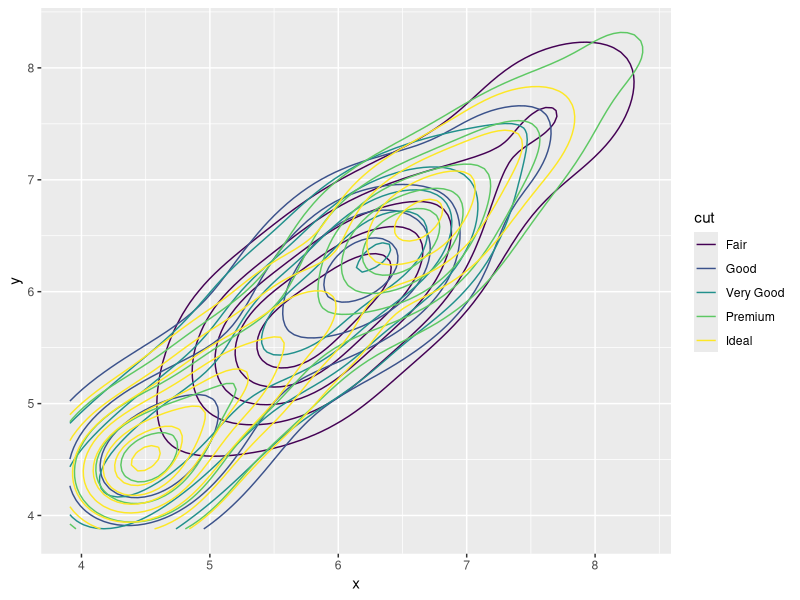
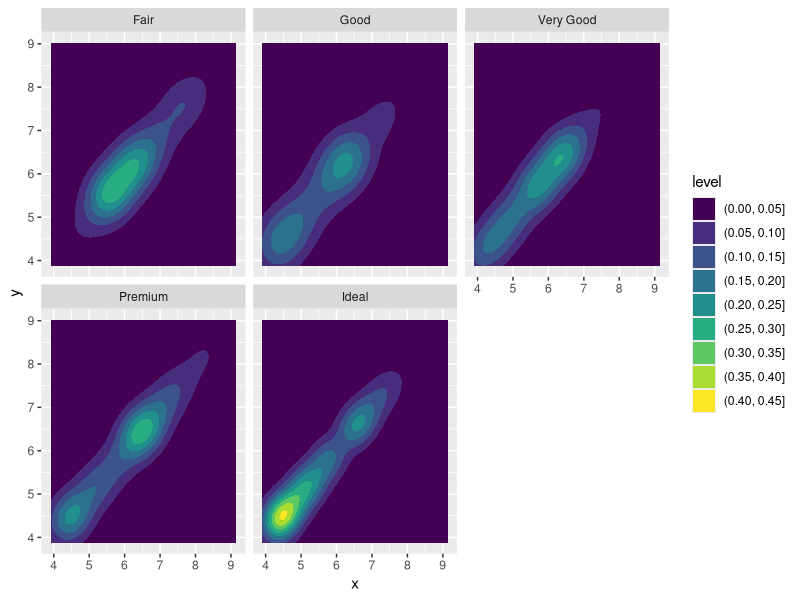
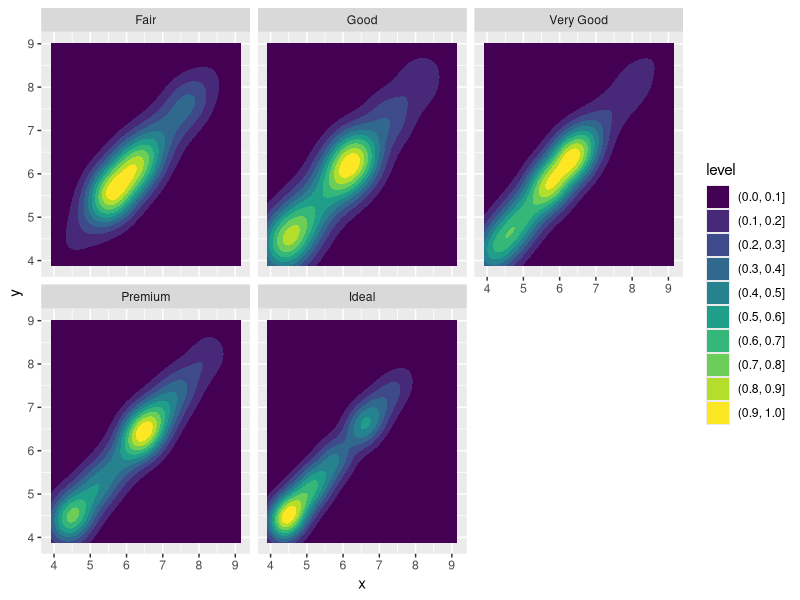
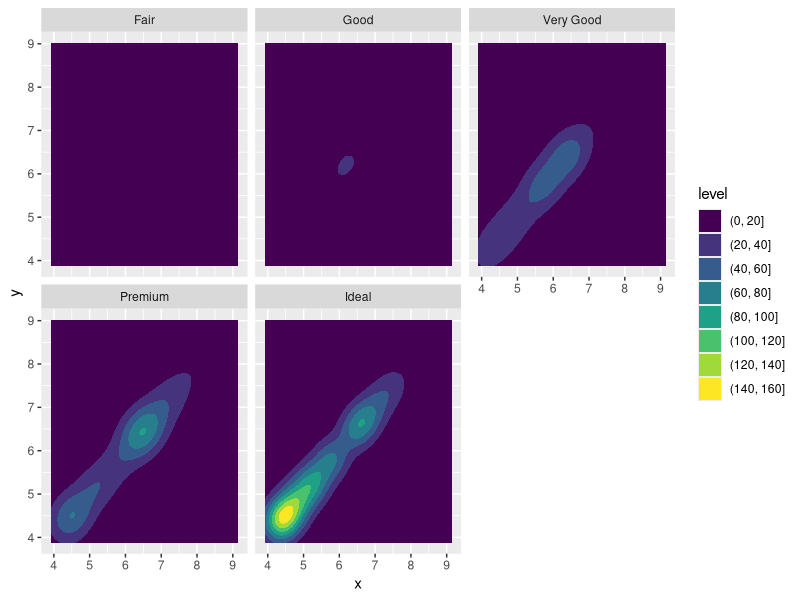
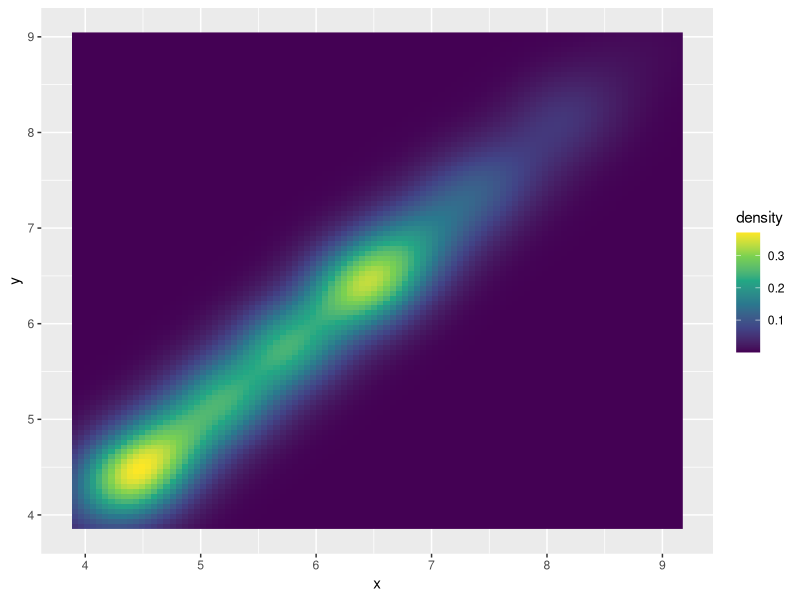
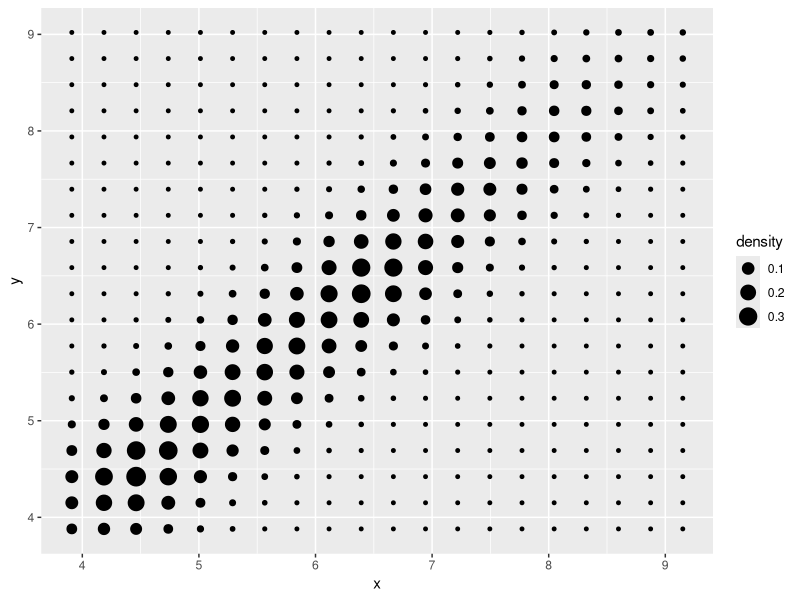
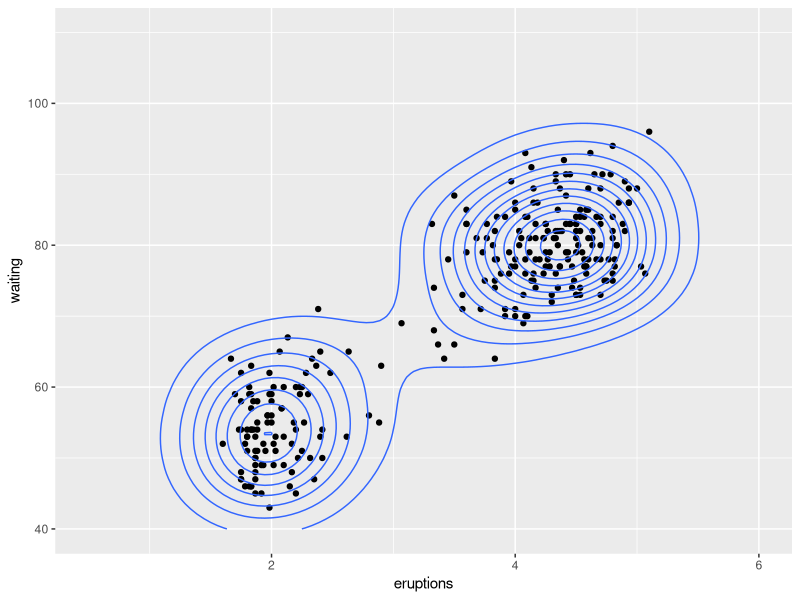

These figures' R source, in order:
#!/usr/bin/env Rscript
# this script does what?
library(ggplot2)
library(Cairo)

CairoPNG("fname.png", 800, 800)
m <- ggplot(faithful, aes(x = eruptions, y = waiting)) +
 geom_point() +
  xlim(0.5, 6) +
   ylim(40, 110)
# contour lines
m + geom_density_2d()
dev.off()

# \donttest{
# contour bands
# m + geom_density_2d_filled(alpha = 0.5)


# contour bands and contour lines
# m + geom_density_2d_filled(alpha = 0.5) +
  geom_density_2d(size = 0.25, colour = "black")

set.seed(4393)
dsmall <- diamonds[sample(nrow(diamonds), 1000), ]
d <- ggplot(dsmall, aes(x, y))
# If you map an aesthetic to a categorical variable, you will get a
# set of contours for each value of that variable
d + geom_density_2d(aes(colour = cut))

# If you draw filled contours across multiple facets, the same bins are
# used across all facets
d + geom_density_2d_filled() + facet_wrap(vars(cut))

# If you want to make sure the peak intensity is the same in each facet,
# use `contour_var = "ndensity"`.
d + geom_density_2d_filled(contour_var = "ndensity") + facet_wrap(vars(cut))

# If you want to scale intensity by the number of observations in each group,
# use `contour_var = "count"`.
d + geom_density_2d_filled(contour_var = "count") + facet_wrap(vars(cut))


# If we turn contouring off, we can use other geoms, such as tiles:
d + stat_density_2d(
  geom = "raster",
  aes(fill = after_stat(density)),
  contour = FALSE
) + scale_fill_viridis_c()

# Or points:
# not nice, but may be interesting from a retro point of view.
d + stat_density_2d(geom = "point", aes(size = after_stat(density)), n = 20, contour = FALSE)
